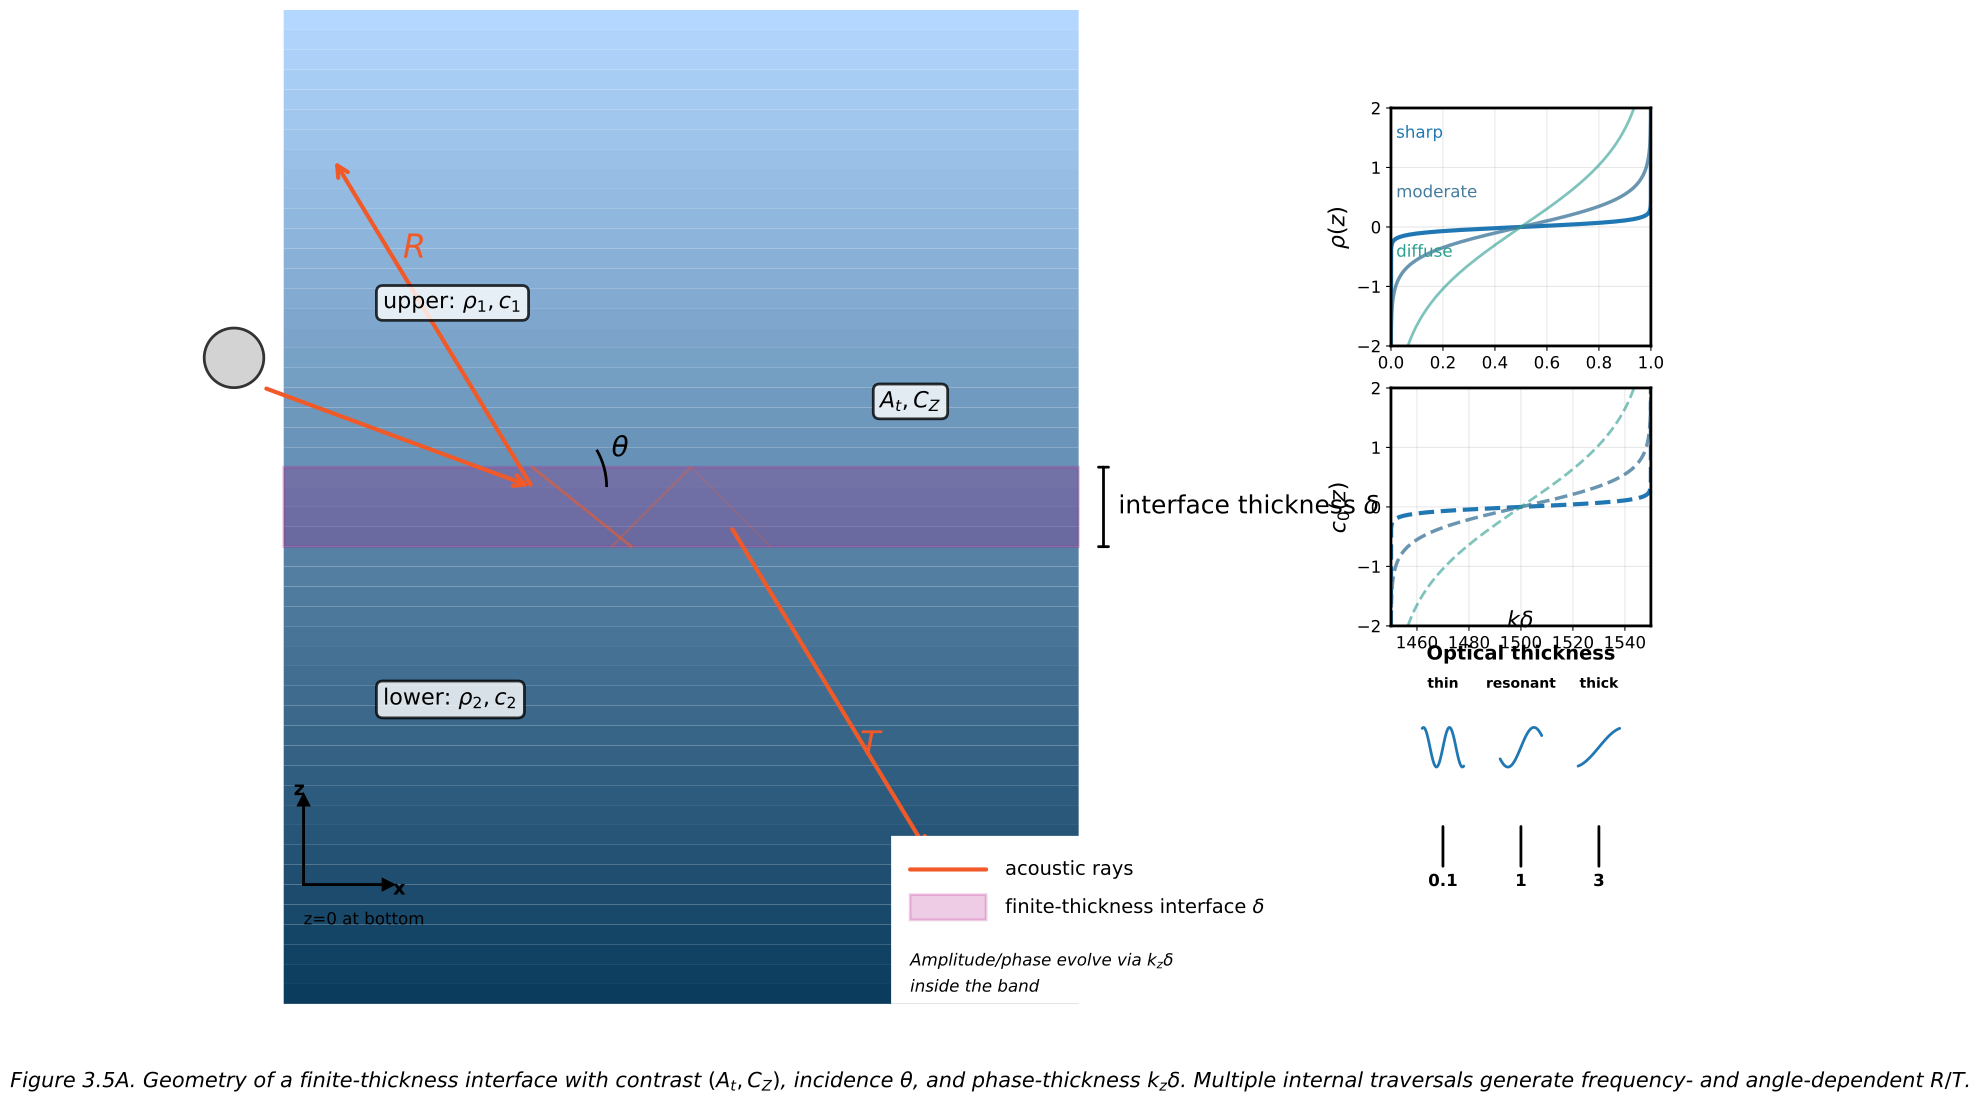

The script that saved this image:
#!/usr/bin/env python3
"""
Figure 3.5A - Finite-thickness interface geometry and controls
Publication-quality schematic showing interface geometry, contrast metrics, and phase-thickness effects
"""

import matplotlib.pyplot as plt
import matplotlib.patches as patches
from matplotlib.patches import FancyArrowPatch, Arc, Rectangle
import numpy as np
from matplotlib.colors import LinearSegmentedColormap
import matplotlib.patheffects as path_effects

# Set up the figure with house style
plt.style.use('default')
fig = plt.figure(figsize=(20, 14))  # 2000x1400 px at 100 dpi
fig.patch.set_facecolor('white')

# House style colors
colors = {
    'primary_blue': '#1F78B4',
    'steel_blue': '#457B9D', 
    'magenta': '#B3007D',
    'orange': '#F05A28',
    'teal': '#2A9D8F',
    'dark_gray': '#555555',
    'light_gray': '#E5E7EB',
    'amber': '#F4A261'
}

# Font settings
plt.rcParams.update({
    'font.family': 'sans-serif',
    'font.sans-serif': ['Helvetica', 'Arial', 'DejaVu Sans'],
    'font.size': 16,
    'axes.linewidth': 2,
    'lines.linewidth': 3,
    'lines.solid_capstyle': 'round',
    'patch.linewidth': 2
})

# Create main panel (left ~1200x1000 px equivalent)
ax_main = fig.add_axes([0.045, 0.08, 0.6, 0.71])  # Margins: 90px L, 80px top, 110px bottom
ax_main.set_xlim(0, 10)
ax_main.set_ylim(0, 10)
ax_main.set_aspect('equal')

# Create stratified water column with blue gradient
gradient_colors = ['#B3D7FF', '#0B3C5D']  # top to bottom
n_bands = 50
for i in range(n_bands):
    y_start = 10 - (i * 10 / n_bands)
    y_end = 10 - ((i + 1) * 10 / n_bands)
    # Interpolate color
    alpha = i / (n_bands - 1)
    color = [
        int((1 - alpha) * int(gradient_colors[0][1:3], 16) + alpha * int(gradient_colors[1][1:3], 16)),
        int((1 - alpha) * int(gradient_colors[0][3:5], 16) + alpha * int(gradient_colors[1][3:5], 16)),
        int((1 - alpha) * int(gradient_colors[0][5:7], 16) + alpha * int(gradient_colors[1][5:7], 16))
    ]
    color_hex = f"#{color[0]:02x}{color[1]:02x}{color[2]:02x}"
    rect = Rectangle((1, y_end), 8, y_start - y_end, facecolor=color_hex, edgecolor='none')
    ax_main.add_patch(rect)

# Add finite-thickness interface (horizontal magenta band)
interface_y = 5.0
interface_thickness = 0.8
interface_rect = Rectangle((1, interface_y - interface_thickness/2), 8, interface_thickness, 
                          facecolor=colors['magenta'], alpha=0.2, edgecolor=colors['magenta'], linewidth=2)
ax_main.add_patch(interface_rect)

# Add bracket for interface thickness
bracket_x = 9.2
ax_main.plot([bracket_x, bracket_x + 0.1], [interface_y - interface_thickness/2, interface_y - interface_thickness/2], 
             'k-', linewidth=2)
ax_main.plot([bracket_x, bracket_x + 0.1], [interface_y + interface_thickness/2, interface_y + interface_thickness/2], 
             'k-', linewidth=2)
ax_main.plot([bracket_x + 0.05, bracket_x + 0.05], 
             [interface_y - interface_thickness/2, interface_y + interface_thickness/2], 'k-', linewidth=2)
ax_main.text(bracket_x + 0.2, interface_y, r'interface thickness $\delta$', fontsize=18, va='center')

# Add layer property labels
ax_main.text(2, 7, r'upper: $\rho_1, c_1$', fontsize=16, bbox=dict(boxstyle="round,pad=0.3", 
             facecolor='white', alpha=0.8))
ax_main.text(2, 3, r'lower: $\rho_2, c_2$', fontsize=16, bbox=dict(boxstyle="round,pad=0.3", 
             facecolor='white', alpha=0.8))
ax_main.text(7, interface_y + 1, r'$A_t, C_Z$', fontsize=16, bbox=dict(boxstyle="round,pad=0.3", 
             facecolor='white', alpha=0.8))

# Add piston source
piston = plt.Circle((0.5, 6.5), 0.3, facecolor='lightgray', edgecolor='#333333', linewidth=2)
ax_main.add_patch(piston)

# Incidence geometry
theta_deg = 30  # incident angle
theta_rad = np.radians(theta_deg)
incident_start = (0.8, 6.2)
incident_end = (3.5, interface_y + 0.2)

# Incident ray
arrow_incident = FancyArrowPatch(incident_start, incident_end, 
                                arrowstyle='->', mutation_scale=20, 
                                color=colors['orange'], linewidth=3)
ax_main.add_patch(arrow_incident)

# Protractor arc for angle theta
arc_center = incident_end
arc = Arc(arc_center, 1.5, 1.5, angle=0, theta1=0, theta2=theta_deg, 
          color='black', linewidth=2)
ax_main.add_patch(arc)
ax_main.text(arc_center[0] + 0.8, arc_center[1] + 0.3, r'$\theta$', fontsize=20, fontweight='bold')

# Internal multiple passes (etalon-like)
for i in range(3):
    alpha = 0.6 - i * 0.2
    y_top = interface_y + interface_thickness/2
    y_bottom = interface_y - interface_thickness/2
    
    if i == 0:
        # First internal pass
        x_start = incident_end[0]
        x_end = x_start + 1.0
        ax_main.plot([x_start, x_end], [y_top, y_bottom], color=colors['orange'], 
                    linewidth=2, alpha=alpha)
    else:
        # Subsequent bounces
        x_start = incident_end[0] + i * 0.8
        x_end = x_start + 0.8
        if i % 2 == 1:
            ax_main.plot([x_start, x_end], [y_bottom, y_top], color=colors['orange'], 
                        linewidth=1.5, alpha=alpha)
        else:
            ax_main.plot([x_start, x_end], [y_top, y_bottom], color=colors['orange'], 
                        linewidth=1.5, alpha=alpha)

# Reflected ray R
reflect_start = (3.5, interface_y + 0.2)
reflect_end = (1.5, 8.5)
arrow_reflect = FancyArrowPatch(reflect_start, reflect_end, 
                               arrowstyle='->', mutation_scale=20, 
                               color=colors['orange'], linewidth=3)
ax_main.add_patch(arrow_reflect)
ax_main.text(2.2, 7.5, r'$R$', fontsize=24, fontweight='bold', color=colors['orange'])

# Transmitted ray T
transmit_start = (5.5, interface_y - 0.2)
transmit_end = (7.5, 1.5)
arrow_transmit = FancyArrowPatch(transmit_start, transmit_end, 
                                arrowstyle='->', mutation_scale=20, 
                                color=colors['orange'], linewidth=3)
ax_main.add_patch(arrow_transmit)
ax_main.text(6.8, 2.5, r'$T$', fontsize=24, fontweight='bold', color=colors['orange'])

# Axes triad
ax_main.arrow(1.2, 1.2, 0.8, 0, head_width=0.1, head_length=0.1, fc='black', ec='black')
ax_main.arrow(1.2, 1.2, 0, 0.8, head_width=0.1, head_length=0.1, fc='black', ec='black')
ax_main.text(2.1, 1.1, 'x', fontsize=14, fontweight='bold')
ax_main.text(1.1, 2.1, 'z', fontsize=14, fontweight='bold')
ax_main.text(1.2, 0.8, 'z=0 at bottom', fontsize=12)

# Remove axes for main panel
ax_main.set_xticks([])
ax_main.set_yticks([])
ax_main.spines['top'].set_visible(False)
ax_main.spines['right'].set_visible(False)
ax_main.spines['bottom'].set_visible(False)
ax_main.spines['left'].set_visible(False)

# Right mini-column (three frameless micro-plots)
plot_width = 0.13
plot_height = 0.17
plot_x = 0.7
plot_spacing = 0.02

# ρ(z) profiles
ax_rho = fig.add_axes([plot_x, 0.55, plot_width, plot_height])
z = np.linspace(-2, 2, 200)
delta_values = [0.1, 0.5, 1.5]  # sharp, moderate, diffuse
colors_rho = [colors['primary_blue'], colors['steel_blue'], colors['teal']]
alphas = [1.0, 0.8, 0.6]
linewidths = [3, 2.5, 2]

for i, (delta, color, alpha, lw) in enumerate(zip(delta_values, colors_rho, alphas, linewidths)):
    rho_profile = 0.5 * (1 + np.tanh(z / delta))  # tanh transition
    ax_rho.plot(rho_profile, z, color=color, linewidth=lw, alpha=alpha, 
                label=f'δ={delta}')

ax_rho.set_xlim(0, 1)
ax_rho.set_ylim(-2, 2)
ax_rho.set_ylabel(r'$\rho(z)$', fontsize=16, fontweight='bold')
ax_rho.text(0.02, 1.5, 'sharp', fontsize=12, color=colors_rho[0])
ax_rho.text(0.02, 0.5, 'moderate', fontsize=12, color=colors_rho[1])
ax_rho.text(0.02, -0.5, 'diffuse', fontsize=12, color=colors_rho[2])
ax_rho.grid(True, alpha=0.3)
ax_rho.tick_params(labelsize=12)

# c₀(z) profiles
ax_c = fig.add_axes([plot_x, 0.35, plot_width, plot_height])
for i, (delta, color, alpha, lw) in enumerate(zip(delta_values, colors_rho, alphas, linewidths)):
    c_profile = 1500 + 50 * np.tanh(z / delta)  # sound speed transition
    ax_c.plot(c_profile, z, color=color, linewidth=lw, alpha=alpha, linestyle='--')

ax_c.set_xlim(1450, 1550)
ax_c.set_ylim(-2, 2)
ax_c.set_ylabel(r'$c_0(z)$', fontsize=16, fontweight='bold')
ax_c.grid(True, alpha=0.3)
ax_c.tick_params(labelsize=12)

# Optical thickness gauge
ax_gauge = fig.add_axes([plot_x, 0.15, plot_width, plot_height])
k_delta_values = [0.1, 1, 3]
x_positions = [0.2, 0.5, 0.8]

for i, (kd, x_pos) in enumerate(zip(k_delta_values, x_positions)):
    ax_gauge.plot([x_pos, x_pos], [0, 0.1], 'k-', linewidth=2)
    ax_gauge.text(x_pos, -0.05, f'{kd}', fontsize=12, ha='center', fontweight='bold')
    
    # Tiny plane wave cartoons
    if kd == 0.1:
        label = 'thin'
        # Sharp wave
        wave_x = np.linspace(x_pos - 0.08, x_pos + 0.08, 50)
        wave_y = 0.3 + 0.05 * np.sin(20 * np.pi * (wave_x - x_pos))
    elif kd == 1:
        label = 'resonant'
        # Moderate oscillation
        wave_x = np.linspace(x_pos - 0.08, x_pos + 0.08, 50)
        wave_y = 0.3 + 0.05 * np.sin(10 * np.pi * (wave_x - x_pos))
    else:
        label = 'thick'
        # Smooth wave
        wave_x = np.linspace(x_pos - 0.08, x_pos + 0.08, 50)
        wave_y = 0.3 + 0.05 * np.sin(5 * np.pi * (wave_x - x_pos))
    
    ax_gauge.plot(wave_x, wave_y, color=colors['primary_blue'], linewidth=2)
    ax_gauge.text(x_pos, 0.45, label, fontsize=10, ha='center', fontweight='bold')

ax_gauge.set_xlim(0, 1)
ax_gauge.set_ylim(-0.1, 0.5)
ax_gauge.set_title('Optical thickness', fontsize=14, fontweight='bold')
ax_gauge.text(0.5, 0.6, r'$k\delta$', fontsize=16, ha='center', fontweight='bold')
ax_gauge.set_xticks([])
ax_gauge.set_yticks([])
ax_gauge.spines['top'].set_visible(False)
ax_gauge.spines['right'].set_visible(False)
ax_gauge.spines['bottom'].set_visible(False)
ax_gauge.spines['left'].set_visible(False)

# Legend box (bottom-right of main panel)
legend_x = 0.45
legend_y = 0.08
legend_width = 0.19
legend_height = 0.12
ax_legend = fig.add_axes([legend_x, legend_y, legend_width, legend_height])

# Orange line sample
ax_legend.plot([0.05, 0.25], [0.8, 0.8], color=colors['orange'], linewidth=3)
ax_legend.text(0.3, 0.8, 'acoustic rays', fontsize=14, va='center')

# Magenta translucent swatch
legend_rect = Rectangle((0.05, 0.5), 0.2, 0.15, facecolor=colors['magenta'], 
                       alpha=0.2, edgecolor=colors['magenta'])
ax_legend.add_patch(legend_rect)
ax_legend.text(0.3, 0.57, r'finite-thickness interface $\delta$', fontsize=14, va='center')

# Small note
ax_legend.text(0.05, 0.25, r'Amplitude/phase evolve via $k_z\delta$', fontsize=12, 
               style='italic', va='center')
ax_legend.text(0.05, 0.1, 'inside the band', fontsize=12, style='italic', va='center')

ax_legend.set_xlim(0, 1)
ax_legend.set_ylim(0, 1)
ax_legend.set_xticks([])
ax_legend.set_yticks([])
ax_legend.spines['top'].set_visible(False)
ax_legend.spines['right'].set_visible(False)
ax_legend.spines['bottom'].set_visible(False)
ax_legend.spines['left'].set_visible(False)

# Caption (inside canvas)
fig.text(0.5, 0.02, 
         r'Figure 3.5A. Geometry of a finite-thickness interface with contrast $(A_t, C_Z)$, incidence $\theta$, and phase-thickness $k_z\delta$. Multiple internal traversals generate frequency- and angle-dependent $R/T$.',
         fontsize=15, ha='center', style='italic', wrap=True)

plt.tight_layout()
plt.savefig('/workspace/figure_3_5a.png', dpi=300, bbox_inches='tight', facecolor='white')
plt.savefig('/workspace/figure_3_5a.pdf', bbox_inches='tight', facecolor='white')
plt.savefig('/workspace/figure_3_5a.svg', bbox_inches='tight', facecolor='white')

print("Figure 3.5A created successfully!")
plt.show()
